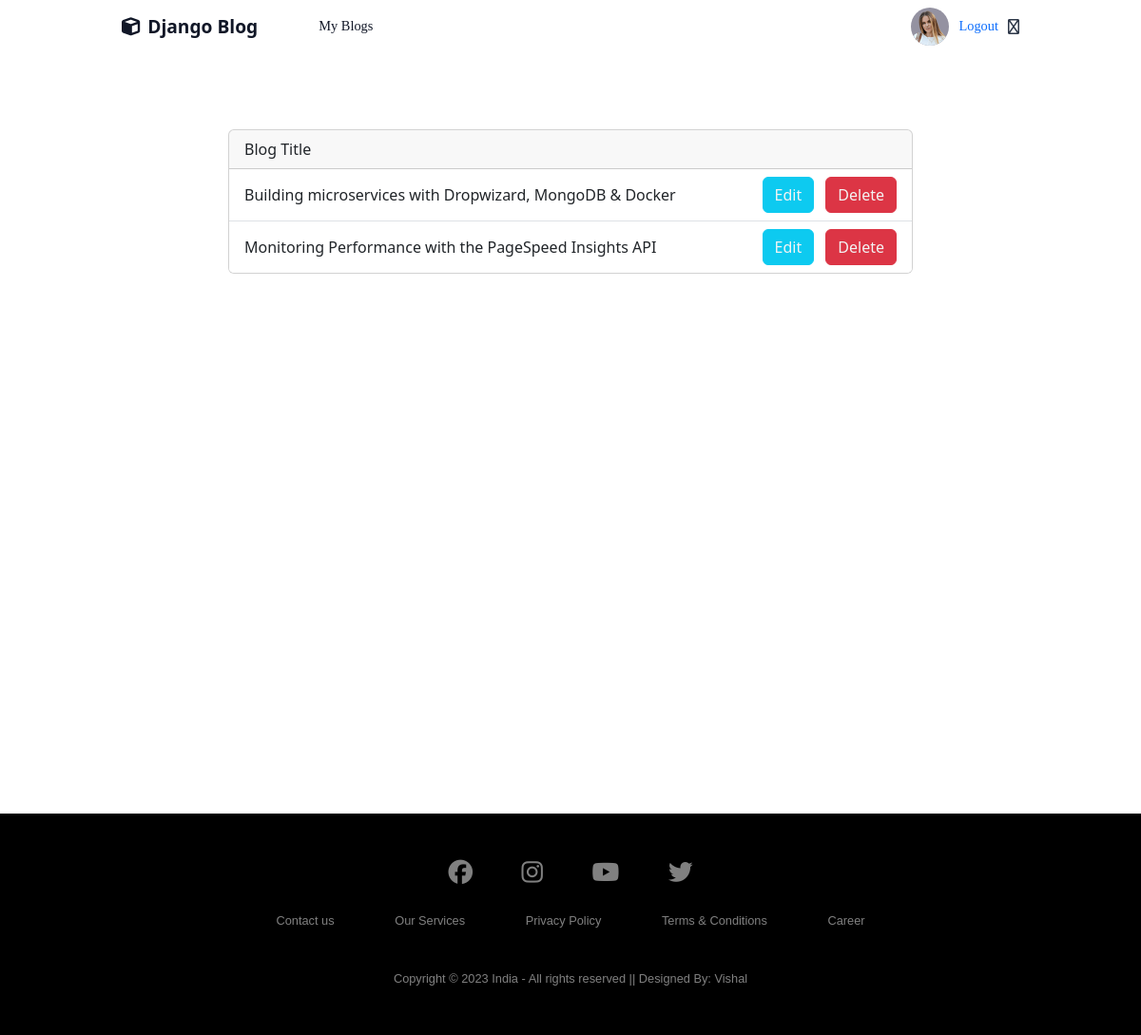
/myblog (signed in), run on the app's committed database.
### app/models.py (models this page shows, shortened)
class Profile(models.Model):
   user=models.OneToOneField(User,on_delete=models.CASCADE,null=True)
   name=models.CharField(max_length=100,null=True)
   email=models.EmailField(null=True)
   state=models.CharField(max_length=30,null=True)
   image=models.ImageField(default='default.png',upload_to='')

class Blog(models.Model):
   blog_category = [
        ("Development", "Development"),
        ("Food", "Food"),
        ("Travel", "Travel"),
        ("Lifestyle", "Lifestyle"),
        ("Fashion", "Fashion"),
        ("Personal", "Personal"),
    ]
   user=models.ForeignKey(User,on_delete=models.CASCADE,null=True)
   date=models.DateField(default=timezone.now)
   title=models.CharField(max_length=100)
   description=RichTextField(null=True,blank=True)
   category = models.CharField(max_length=50, choices=blog_category,blank=True)
   bimage=models.ImageField(null=True,blank=True)

### app/views.py (the view)
# urls.py: path('myblog', views.myBlog,name='myblog'),
def myBlog(request):
   myblog=Blog.objects.filter(user=request.user)
   context={
      'myblog':myblog
   }
   return render(request,'app/myblog.html',context)

### app/templates/app/myblog.html (shortened to what this page needs)
{% extends 'app/main.html' %}
{% block content %}
{% load bootstrap5 %}
{% bootstrap_css %}
<div class="div_body">
<div class="card_container">
<div class="card" style="width: 60%;">
   <div class="card-header">
     Blog Title
   </div>
   <ul class="list-group list-group-flush">
     {% for i in myblog %}
     <li class="list-group-item">{{i.title | slice:'0:100'}}
      <div>
      <button style="margin-left: 2rem;" type="button" class="btn btn-info"><a href="{% url 'update' i.id %}" style="color: #f3f3f3;">Edit</a></button> <button type="button" class="btn btn-danger" style="margin-left: 0.5rem;"><a href="{% url 'delete' i.id %}" style="color: #f3f3f3;">Delete</a></button>
      </div>
   </li>
     {% endfor %}
   </ul>
 </div>
</div>
</div>
{% endblock %}

### app/templates/app/main.html (shortened to what this page needs)
{% load static %}
<!DOCTYPE html>
<html lang="en">
<head>
   <link href="{% static 'fontawesomefree/css/fontawesome.css' %}" rel="stylesheet" type="text/css">
   <link href="{% static 'fontawesomefree/css/brands.css' %}" rel="stylesheet" type="text/css">
   <link href="{% static 'fontawesomefree/css/solid.css' %}" rel="stylesheet" type="text/css">
   <link rel="stylesheet" href="{% static '/css/create.css' %}">
    <link rel="stylesheet" href="{% static '/css/style.css' %}">
    <link rel="stylesheet" href="{% static '/css/index.css' %}">
   <!-- {% load bootstrap5 %}
   {% bootstrap_css %}
   {% bootstrap_javascript %} -->
</head>
<body>
   <section class="nav_section">
      <div class="home_text"><a href="{% url 'home' %}"><i class="fa-solid fa-cube" style="margin-right: 0.5rem; font-size: 1.2rem;"></i>Django Blog</a>
      {% if request.user.id == None %}
      <a href="{% url 'register' %}" style="font-size: 0.9rem; font-family:Poppins;font-weight: 500; margin-left:1.5rem;">My Blogs</a>
      {% else %}
      <a href="{% url 'myblog' %}" style="font-size: 0.9rem; font-family:Poppins;font-weight: 500; margin-left:1.5rem;">My Blogs</a>
      {% endif %}
      </div>
      <div class="auth">
        {% if request.user.id == None %}
         <a href="{% url 'register' %}" class="btn">Sign Up</a>
         <a href="{% url 'login' %}">Login</a>
        {% else %}
        <a href="" class="circle"><img src="{{request.user.profile.image.url}}" style="width:100%;" alt=""></a>
        <a href="{% url 'logout' %}" style="font-size: 0.9rem; font-family:Poppins;font-weight: 500;">Logout</a>
       <i class="fa-sharp fa-regular fa-arrow-right-from-bracket"></i>
        {% endif %}
      </div>
  </section>
   {% block content %}
   {% endblock%}
   <footer>
      <div class="footer">
      <div class="row">
      <a href="#"><i class="fa-brands fa-facebook"></i></a>
      <a href="#"><i class="fa-brands fa-instagram"></i></a>
      <a href="#"><i class="fa-brands fa-youtube"></i></a>
      <a href="#"><i class="fa-brands fa-twitter"></i></a>
      </div>
      <div class="row">
      <ul>
      <li><a href="#">Contact us</a></li>
      <li><a href="#">Our Services</a></li>
      <li><a href="#">Privacy Policy</a></li>
      <li><a href="#">Terms & Conditions</a></li>
      <li><a href="#">Career</a></li>
      </ul>
      </div>
      <div class="row">
      Copyright © 2023 India - All rights reserved || Designed By: Vishal
      </div>
      </div>
      </footer>
</body>
</html>

### static/css/index.css (style rules this page uses)
body { background-color:#f7f7f7; margin:0; padding: 0; display: flex; flex-direction: column; min-height: 100vh; box-sizing: border-box; font-family: sans-serif; }
* { padding: 0; margin: 0; }
.nav_section { display: flex; align-items: center; justify-content: space-between; width: 100%; height: 3.5rem; background-color: #ffffff; }
.home_text { display: flex; align-items: center; gap: 2.5rem; justify-content: center; }
a { text-decoration: none; color: #2d3748; }
.home_text a { color: #111727; font-weight: 700; font-size: 1.2rem; margin-left: 8rem; }
.auth { color: #2d3748; margin-right: 8rem; display: flex; align-items: center; gap: 10px; }
.circle { display: flex; align-items: center; justify-content: center; width: 40px; height: 40px; background: #9492a1; border-radius: 100%; overflow: hidden; }
button { padding: 0; margin: 0; }

### app/templates/app/myblog.html (style rules this page uses)
a { text-decoration: none; }
.row { display: block; }
.card_container { display: flex; margin-top: 5rem; justify-content: center; }
.div_body { height: 100vh; }
.list-group-item { display: flex; align-items: center; justify-content: space-between; }

### app/templates/app/main.html (style rules this page uses)
.footer { background:#000; padding:30px 0px; font-family: 'Play', sans-serif; text-align:center; margin: auto 0; width: 100%; bottom: 0; left: 0; }
.footer .row { width:100%; margin:1% 0%; padding:0.6% 0%; color:gray; font-size:0.8em; }
.footer .row a { text-decoration:none; color:gray; transition:0.5s; }
.footer .row ul { width:100%; }
.footer .row ul li { display:inline-block; margin:0px 30px; }
.footer .row a i { font-size:2em; margin:0% 1%; }

### data on the page
Blog: title "Building microservices with Dropwizard, MongoDB & Docker"
Blog: title "Monitoring Performance with the PageSpeed Insights API"
